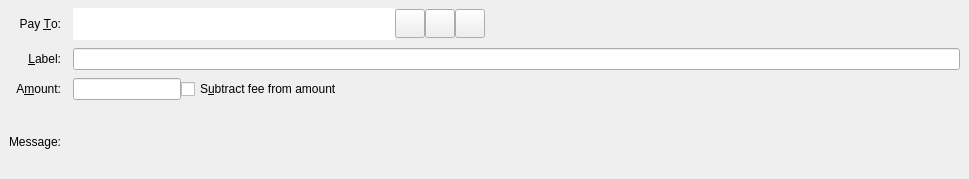
<?xml version="1.0" encoding="UTF-8"?>
<ui version="4.0">
 <class>SendCoinsEntry</class>
 <widget class="QStackedWidget" name="SendCoinsEntry">
  <property name="geometry">
   <rect>
    <x>0</x>
    <y>0</y>
    <width>969</width>
    <height>179</height>
   </rect>
  </property>
  <property name="focusPolicy">
   <enum>Qt::TabFocus</enum>
  </property>
  <property name="autoFillBackground">
   <bool>false</bool>
  </property>
  <property name="styleSheet">
   <string notr="true"/>
  </property>
  <widget class="QFrame" name="SendCoins">
   <property name="toolTip">
    <string>This is a normal payment.</string>
   </property>
   <property name="frameShape">
    <enum>QFrame::NoFrame</enum>
   </property>
   <layout class="QGridLayout" name="gridLayout">
    <property name="topMargin">
     <number>8</number>
    </property>
    <property name="bottomMargin">
     <number>4</number>
    </property>
    <property name="horizontalSpacing">
     <number>12</number>
    </property>
    <property name="verticalSpacing">
     <number>8</number>
    </property>
    <item row="2" column="1">
     <layout class="QHBoxLayout" name="horizontalLayoutAmount" stretch="0,1">
      <item>
       <widget class="BitcoinAmountField" name="payAmount"/>
      </item>
      <item>
       <widget class="QCheckBox" name="checkboxSubtractFeeFromAmount">
        <property name="toolTip">
         <string>The fee will be deducted from the amount being sent. The recipient will receive a lower amount of ZeroOne than you enter in the amount field. If multiple recipients are selected, the fee is split equally.</string>
        </property>
        <property name="text">
         <string>S&amp;ubtract fee from amount</string>
        </property>
       </widget>
      </item>
     </layout>
    </item>
    <item row="3" column="0">
     <widget class="QLabel" name="messageLabel">
      <property name="text">
       <string>Message:</string>
      </property>
      <property name="alignment">
       <set>Qt::AlignRight|Qt::AlignTrailing|Qt::AlignVCenter</set>
      </property>
     </widget>
    </item>
    <item row="3" column="1">
     <widget class="QLabel" name="messageTextLabel">
      <property name="toolTip">
       <string>A message that was attached to the zeroone: URI which will be stored with the transaction for your reference. Note: This message will not be sent over the ZeroOne network.</string>
      </property>
      <property name="textFormat">
       <enum>Qt::PlainText</enum>
      </property>
     </widget>
    </item>
    <item row="0" column="0">
     <widget class="QLabel" name="payToLabel">
      <property name="text">
       <string>Pay &amp;To:</string>
      </property>
      <property name="alignment">
       <set>Qt::AlignRight|Qt::AlignTrailing|Qt::AlignVCenter</set>
      </property>
      <property name="buddy">
       <cstring>payTo</cstring>
      </property>
     </widget>
    </item>
    <item row="2" column="0">
     <widget class="QLabel" name="amountLabel">
      <property name="text">
       <string>A&amp;mount:</string>
      </property>
      <property name="alignment">
       <set>Qt::AlignRight|Qt::AlignTrailing|Qt::AlignVCenter</set>
      </property>
      <property name="buddy">
       <cstring>payAmount</cstring>
      </property>
     </widget>
    </item>
    <item row="1" column="1">
     <widget class="QLineEdit" name="addAsLabel">
      <property name="toolTip">
       <string>Enter a label for this address to add it to the list of used addresses</string>
      </property>
     </widget>
    </item>
    <item row="0" column="1">
     <layout class="QHBoxLayout" name="payToLayout">
      <property name="spacing">
       <number>0</number>
      </property>
      <item>
       <widget class="QValidatedLineEdit" name="payTo">
        <property name="sizePolicy">
         <sizepolicy hsizetype="Fixed" vsizetype="Fixed">
          <horstretch>0</horstretch>
          <verstretch>0</verstretch>
         </sizepolicy>
        </property>
        <property name="minimumSize">
         <size>
          <width>322</width>
          <height>32</height>
         </size>
        </property>
        <property name="toolTip">
         <string>The ZeroOne address to send the payment to</string>
        </property>
        <property name="frame">
         <bool>false</bool>
        </property>
       </widget>
      </item>
      <item>
       <widget class="QToolButton" name="addressBookButton">
        <property name="sizePolicy">
         <sizepolicy hsizetype="Fixed" vsizetype="Fixed">
          <horstretch>0</horstretch>
          <verstretch>0</verstretch>
         </sizepolicy>
        </property>
        <property name="toolTip">
         <string>Choose previously used address</string>
        </property>
        <property name="text">
         <string/>
        </property>
        <property name="iconSize">
         <size>
          <width>22</width>
          <height>22</height>
         </size>
        </property>
        <property name="shortcut">
         <string>Alt+A</string>
        </property>
       </widget>
      </item>
      <item>
       <widget class="QToolButton" name="pasteButton">
        <property name="sizePolicy">
         <sizepolicy hsizetype="Fixed" vsizetype="Fixed">
          <horstretch>0</horstretch>
          <verstretch>0</verstretch>
         </sizepolicy>
        </property>
        <property name="toolTip">
         <string>Paste address from clipboard</string>
        </property>
        <property name="text">
         <string/>
        </property>
        <property name="iconSize">
         <size>
          <width>22</width>
          <height>22</height>
         </size>
        </property>
        <property name="shortcut">
         <string>Alt+P</string>
        </property>
       </widget>
      </item>
      <item>
       <widget class="QToolButton" name="deleteButton">
        <property name="sizePolicy">
         <sizepolicy hsizetype="Fixed" vsizetype="Fixed">
          <horstretch>0</horstretch>
          <verstretch>0</verstretch>
         </sizepolicy>
        </property>
        <property name="toolTip">
         <string>Remove this entry</string>
        </property>
        <property name="text">
         <string/>
        </property>
        <property name="iconSize">
         <size>
          <width>22</width>
          <height>22</height>
         </size>
        </property>
       </widget>
      </item>
      <item>
       <spacer name="horizontalSpacer">
        <property name="orientation">
         <enum>Qt::Horizontal</enum>
        </property>
        <property name="sizeType">
         <enum>QSizePolicy::Expanding</enum>
        </property>
        <property name="sizeHint" stdset="0">
         <size>
          <width>40</width>
          <height>20</height>
         </size>
        </property>
       </spacer>
      </item>
     </layout>
    </item>
    <item row="1" column="0">
     <widget class="QLabel" name="labellLabel">
      <property name="text">
       <string>&amp;Label:</string>
      </property>
      <property name="alignment">
       <set>Qt::AlignRight|Qt::AlignTrailing|Qt::AlignVCenter</set>
      </property>
      <property name="buddy">
       <cstring>addAsLabel</cstring>
      </property>
     </widget>
    </item>
   </layout>
  </widget>
  <widget class="QFrame" name="SendCoins_UnauthenticatedPaymentRequest">
   <property name="palette">
    <palette>
     <active>
      <colorrole role="WindowText">
       <brush brushstyle="SolidPattern">
        <color alpha="255">
         <red>0</red>
         <green>0</green>
         <blue>0</blue>
        </color>
       </brush>
      </colorrole>
      <colorrole role="Button">
       <brush brushstyle="SolidPattern">
        <color alpha="255">
         <red>6</red>
         <green>2</green>
         <blue>56</blue>
        </color>
       </brush>
      </colorrole>
      <colorrole role="Light">
       <brush brushstyle="SolidPattern">
        <color alpha="255">
         <red>255</red>
         <green>255</green>
         <blue>255</blue>
        </color>
       </brush>
      </colorrole>
      <colorrole role="Midlight">
       <brush brushstyle="SolidPattern">
        <color alpha="255">
         <red>255</red>
         <green>255</green>
         <blue>191</blue>
        </color>
       </brush>
      </colorrole>
      <colorrole role="Dark">
       <brush brushstyle="SolidPattern">
        <color alpha="255">
         <red>127</red>
         <green>127</green>
         <blue>63</blue>
        </color>
       </brush>
      </colorrole>
      <colorrole role="Mid">
       <brush brushstyle="SolidPattern">
        <color alpha="255">
         <red>170</red>
         <green>170</green>
         <blue>84</blue>
        </color>
       </brush>
      </colorrole>
      <colorrole role="Text">
       <brush brushstyle="SolidPattern">
        <color alpha="255">
         <red>0</red>
         <green>0</green>
         <blue>0</blue>
        </color>
       </brush>
      </colorrole>
      <colorrole role="BrightText">
       <brush brushstyle="SolidPattern">
        <color alpha="255">
         <red>255</red>
         <green>255</green>
         <blue>255</blue>
        </color>
       </brush>
      </colorrole>
      <colorrole role="ButtonText">
       <brush brushstyle="SolidPattern">
        <color alpha="255">
         <red>0</red>
         <green>0</green>
         <blue>0</blue>
        </color>
       </brush>
      </colorrole>
      <colorrole role="Base">
       <brush brushstyle="SolidPattern">
        <color alpha="255">
         <red>6</red>
         <green>2</green>
         <blue>56</blue>
        </color>
       </brush>
      </colorrole>
      <colorrole role="Window">
       <brush brushstyle="SolidPattern">
        <color alpha="255">
         <red>6</red>
         <green>2</green>
         <blue>56</blue>
        </color>
       </brush>
      </colorrole>
      <colorrole role="Shadow">
       <brush brushstyle="SolidPattern">
        <color alpha="255">
         <red>0</red>
         <green>0</green>
         <blue>0</blue>
        </color>
       </brush>
      </colorrole>
      <colorrole role="AlternateBase">
       <brush brushstyle="SolidPattern">
        <color alpha="255">
         <red>255</red>
         <green>255</green>
         <blue>191</blue>
        </color>
       </brush>
      </colorrole>
      <colorrole role="ToolTipBase">
       <brush brushstyle="SolidPattern">
        <color alpha="255">
         <red>255</red>
         <green>255</green>
         <blue>220</blue>
        </color>
       </brush>
      </colorrole>
      <colorrole role="ToolTipText">
       <brush brushstyle="SolidPattern">
        <color alpha="255">
         <red>0</red>
         <green>0</green>
         <blue>0</blue>
        </color>
       </brush>
      </colorrole>
     </active>
     <inactive>
      <colorrole role="WindowText">
       <brush brushstyle="SolidPattern">
        <color alpha="255">
         <red>0</red>
         <green>0</green>
         <blue>0</blue>
        </color>
       </brush>
      </colorrole>
      <colorrole role="Button">
       <brush brushstyle="SolidPattern">
        <color alpha="255">
         <red>6</red>
         <green>2</green>
         <blue>56</blue>
        </color>
       </brush>
      </colorrole>
      <colorrole role="Light">
       <brush brushstyle="SolidPattern">
        <color alpha="255">
         <red>255</red>
         <green>255</green>
         <blue>255</blue>
        </color>
       </brush>
      </colorrole>
      <colorrole role="Midlight">
       <brush brushstyle="SolidPattern">
        <color alpha="255">
         <red>255</red>
         <green>255</green>
         <blue>191</blue>
        </color>
       </brush>
      </colorrole>
      <colorrole role="Dark">
       <brush brushstyle="SolidPattern">
        <color alpha="255">
         <red>127</red>
         <green>127</green>
         <blue>63</blue>
        </color>
       </brush>
      </colorrole>
      <colorrole role="Mid">
       <brush brushstyle="SolidPattern">
        <color alpha="255">
         <red>170</red>
         <green>170</green>
         <blue>84</blue>
        </color>
       </brush>
      </colorrole>
      <colorrole role="Text">
       <brush brushstyle="SolidPattern">
        <color alpha="255">
         <red>0</red>
         <green>0</green>
         <blue>0</blue>
        </color>
       </brush>
      </colorrole>
      <colorrole role="BrightText">
       <brush brushstyle="SolidPattern">
        <color alpha="255">
         <red>255</red>
         <green>255</green>
         <blue>255</blue>
        </color>
       </brush>
      </colorrole>
      <colorrole role="ButtonText">
       <brush brushstyle="SolidPattern">
        <color alpha="255">
         <red>0</red>
         <green>0</green>
         <blue>0</blue>
        </color>
       </brush>
      </colorrole>
      <colorrole role="Base">
       <brush brushstyle="SolidPattern">
        <color alpha="255">
         <red>6</red>
         <green>2</green>
         <blue>56</blue>
        </color>
       </brush>
      </colorrole>
      <colorrole role="Window">
       <brush brushstyle="SolidPattern">
        <color alpha="255">
         <red>6</red>
         <green>2</green>
         <blue>56</blue>
        </color>
       </brush>
      </colorrole>
      <colorrole role="Shadow">
       <brush brushstyle="SolidPattern">
        <color alpha="255">
         <red>0</red>
         <green>0</green>
         <blue>0</blue>
        </color>
       </brush>
      </colorrole>
      <colorrole role="AlternateBase">
       <brush brushstyle="SolidPattern">
        <color alpha="255">
         <red>255</red>
         <green>255</green>
         <blue>191</blue>
        </color>
       </brush>
      </colorrole>
      <colorrole role="ToolTipBase">
       <brush brushstyle="SolidPattern">
        <color alpha="255">
         <red>255</red>
         <green>255</green>
         <blue>220</blue>
        </color>
       </brush>
      </colorrole>
      <colorrole role="ToolTipText">
       <brush brushstyle="SolidPattern">
        <color alpha="255">
         <red>0</red>
         <green>0</green>
         <blue>0</blue>
        </color>
       </brush>
      </colorrole>
     </inactive>
     <disabled>
      <colorrole role="WindowText">
       <brush brushstyle="SolidPattern">
        <color alpha="255">
         <red>127</red>
         <green>127</green>
         <blue>63</blue>
        </color>
       </brush>
      </colorrole>
      <colorrole role="Button">
       <brush brushstyle="SolidPattern">
        <color alpha="255">
         <red>6</red>
         <green>2</green>
         <blue>56</blue>
        </color>
       </brush>
      </colorrole>
      <colorrole role="Light">
       <brush brushstyle="SolidPattern">
        <color alpha="255">
         <red>255</red>
         <green>255</green>
         <blue>255</blue>
        </color>
       </brush>
      </colorrole>
      <colorrole role="Midlight">
       <brush brushstyle="SolidPattern">
        <color alpha="255">
         <red>255</red>
         <green>255</green>
         <blue>191</blue>
        </color>
       </brush>
      </colorrole>
      <colorrole role="Dark">
       <brush brushstyle="SolidPattern">
        <color alpha="255">
         <red>127</red>
         <green>127</green>
         <blue>63</blue>
        </color>
       </brush>
      </colorrole>
      <colorrole role="Mid">
       <brush brushstyle="SolidPattern">
        <color alpha="255">
         <red>170</red>
         <green>170</green>
         <blue>84</blue>
        </color>
       </brush>
      </colorrole>
      <colorrole role="Text">
       <brush brushstyle="SolidPattern">
        <color alpha="255">
         <red>127</red>
         <green>127</green>
         <blue>63</blue>
        </color>
       </brush>
      </colorrole>
      <colorrole role="BrightText">
       <brush brushstyle="SolidPattern">
        <color alpha="255">
         <red>255</red>
         <green>255</green>
         <blue>255</blue>
        </color>
       </brush>
      </colorrole>
      <colorrole role="ButtonText">
       <brush brushstyle="SolidPattern">
        <color alpha="255">
         <red>127</red>
         <green>127</green>
         <blue>63</blue>
        </color>
       </brush>
      </colorrole>
      <colorrole role="Base">
       <brush brushstyle="SolidPattern">
        <color alpha="255">
         <red>6</red>
         <green>2</green>
         <blue>56</blue>
        </color>
       </brush>
      </colorrole>
      <colorrole role="Window">
       <brush brushstyle="SolidPattern">
        <color alpha="255">
         <red>6</red>
         <green>2</green>
         <blue>56</blue>
        </color>
       </brush>
      </colorrole>
      <colorrole role="Shadow">
       <brush brushstyle="SolidPattern">
        <color alpha="255">
         <red>0</red>
         <green>0</green>
         <blue>0</blue>
        </color>
       </brush>
      </colorrole>
      <colorrole role="AlternateBase">
       <brush brushstyle="SolidPattern">
        <color alpha="255">
         <red>255</red>
         <green>255</green>
         <blue>127</blue>
        </color>
       </brush>
      </colorrole>
      <colorrole role="ToolTipBase">
       <brush brushstyle="SolidPattern">
        <color alpha="255">
         <red>255</red>
         <green>255</green>
         <blue>220</blue>
        </color>
       </brush>
      </colorrole>
      <colorrole role="ToolTipText">
       <brush brushstyle="SolidPattern">
        <color alpha="255">
         <red>0</red>
         <green>0</green>
         <blue>0</blue>
        </color>
       </brush>
      </colorrole>
     </disabled>
    </palette>
   </property>
   <property name="toolTip">
    <string>This is an unauthenticated payment request.</string>
   </property>
   <property name="autoFillBackground">
    <bool>false</bool>
   </property>
   <property name="frameShape">
    <enum>QFrame::NoFrame</enum>
   </property>
   <layout class="QGridLayout" name="gridLayout_is">
    <property name="spacing">
     <number>12</number>
    </property>
    <item row="0" column="0">
     <widget class="QLabel" name="payToLabel_is">
      <property name="text">
       <string>Pay To:</string>
      </property>
      <property name="alignment">
       <set>Qt::AlignRight|Qt::AlignTrailing|Qt::AlignVCenter</set>
      </property>
     </widget>
    </item>
    <item row="0" column="1">
     <layout class="QHBoxLayout" name="payToLayout_is">
      <property name="spacing">
       <number>0</number>
      </property>
      <item>
       <widget class="QLabel" name="payTo_is"/>
      </item>
      <item>
       <widget class="QToolButton" name="deleteButton_is">
        <property name="toolTip">
         <string>Remove this entry</string>
        </property>
        <property name="text">
         <string/>
        </property>
       </widget>
      </item>
     </layout>
    </item>
    <item row="1" column="0">
     <widget class="QLabel" name="memoLabel_is">
      <property name="text">
       <string>Memo:</string>
      </property>
      <property name="alignment">
       <set>Qt::AlignRight|Qt::AlignTrailing|Qt::AlignVCenter</set>
      </property>
     </widget>
    </item>
    <item row="1" column="1">
     <widget class="QLabel" name="memoTextLabel_is">
      <property name="textFormat">
       <enum>Qt::PlainText</enum>
      </property>
     </widget>
    </item>
    <item row="2" column="0">
     <widget class="QLabel" name="amountLabel_is">
      <property name="text">
       <string>A&amp;mount:</string>
      </property>
      <property name="alignment">
       <set>Qt::AlignRight|Qt::AlignTrailing|Qt::AlignVCenter</set>
      </property>
      <property name="buddy">
       <cstring>payAmount_is</cstring>
      </property>
     </widget>
    </item>
    <item row="2" column="1">
     <widget class="BitcoinAmountField" name="payAmount_is">
      <property name="acceptDrops">
       <bool>false</bool>
      </property>
     </widget>
    </item>
   </layout>
  </widget>
  <widget class="QFrame" name="SendCoins_AuthenticatedPaymentRequest">
   <property name="palette">
    <palette>
     <active>
      <colorrole role="WindowText">
       <brush brushstyle="SolidPattern">
        <color alpha="255">
         <red>0</red>
         <green>0</green>
         <blue>0</blue>
        </color>
       </brush>
      </colorrole>
      <colorrole role="Button">
       <brush brushstyle="SolidPattern">
        <color alpha="255">
         <red>6</red>
         <green>2</green>
         <blue>56</blue>
        </color>
       </brush>
      </colorrole>
      <colorrole role="Light">
       <brush brushstyle="SolidPattern">
        <color alpha="255">
         <red>230</red>
         <green>255</green>
         <blue>224</blue>
        </color>
       </brush>
      </colorrole>
      <colorrole role="Midlight">
       <brush brushstyle="SolidPattern">
        <color alpha="255">
         <red>185</red>
         <green>243</green>
         <blue>171</blue>
        </color>
       </brush>
      </colorrole>
      <colorrole role="Dark">
       <brush brushstyle="SolidPattern">
        <color alpha="255">
         <red>70</red>
         <green>116</green>
         <blue>59</blue>
        </color>
       </brush>
      </colorrole>
      <colorrole role="Mid">
       <brush brushstyle="SolidPattern">
        <color alpha="255">
         <red>93</red>
         <green>155</green>
         <blue>79</blue>
        </color>
       </brush>
      </colorrole>
      <colorrole role="Text">
       <brush brushstyle="SolidPattern">
        <color alpha="255">
         <red>0</red>
         <green>0</green>
         <blue>0</blue>
        </color>
       </brush>
      </colorrole>
      <colorrole role="BrightText">
       <brush brushstyle="SolidPattern">
        <color alpha="255">
         <red>155</red>
         <green>255</green>
         <blue>147</blue>
        </color>
       </brush>
      </colorrole>
      <colorrole role="ButtonText">
       <brush brushstyle="SolidPattern">
        <color alpha="255">
         <red>0</red>
         <green>0</green>
         <blue>0</blue>
        </color>
       </brush>
      </colorrole>
      <colorrole role="Base">
       <brush brushstyle="SolidPattern">
        <color alpha="255">
         <red>6</red>
         <green>2</green>
         <blue>56</blue>
        </color>
       </brush>
      </colorrole>
      <colorrole role="Window">
       <brush brushstyle="SolidPattern">
        <color alpha="255">
         <red>6</red>
         <green>2</green>
         <blue>56</blue>
        </color>
       </brush>
      </colorrole>
      <colorrole role="Shadow">
       <brush brushstyle="SolidPattern">
        <color alpha="255">
         <red>0</red>
         <green>0</green>
         <blue>0</blue>
        </color>
       </brush>
      </colorrole>
      <colorrole role="AlternateBase">
       <brush brushstyle="SolidPattern">
        <color alpha="255">
         <red>197</red>
         <green>243</green>
         <blue>187</blue>
        </color>
       </brush>
      </colorrole>
      <colorrole role="NoRole">
       <brush brushstyle="SolidPattern">
        <color alpha="255">
         <red>125</red>
         <green>194</green>
         <blue>122</blue>
        </color>
       </brush>
      </colorrole>
      <colorrole role="ToolTipBase">
       <brush brushstyle="SolidPattern">
        <color alpha="255">
         <red>255</red>
         <green>255</green>
         <blue>220</blue>
        </color>
       </brush>
      </colorrole>
      <colorrole role="ToolTipText">
       <brush brushstyle="SolidPattern">
        <color alpha="255">
         <red>0</red>
         <green>0</green>
         <blue>0</blue>
        </color>
       </brush>
      </colorrole>
     </active>
     <inactive>
      <colorrole role="WindowText">
       <brush brushstyle="SolidPattern">
        <color alpha="255">
         <red>0</red>
         <green>0</green>
         <blue>0</blue>
        </color>
       </brush>
      </colorrole>
      <colorrole role="Button">
       <brush brushstyle="SolidPattern">
        <color alpha="255">
         <red>6</red>
         <green>2</green>
         <blue>56</blue>
        </color>
       </brush>
      </colorrole>
      <colorrole role="Light">
       <brush brushstyle="SolidPattern">
        <color alpha="255">
         <red>230</red>
         <green>255</green>
         <blue>224</blue>
        </color>
       </brush>
      </colorrole>
      <colorrole role="Midlight">
       <brush brushstyle="SolidPattern">
        <color alpha="255">
         <red>185</red>
         <green>243</green>
         <blue>171</blue>
        </color>
       </brush>
      </colorrole>
      <colorrole role="Dark">
       <brush brushstyle="SolidPattern">
        <color alpha="255">
         <red>70</red>
         <green>116</green>
         <blue>59</blue>
        </color>
       </brush>
      </colorrole>
      <colorrole role="Mid">
       <brush brushstyle="SolidPattern">
        <color alpha="255">
         <red>93</red>
         <green>155</green>
         <blue>79</blue>
        </color>
       </brush>
      </colorrole>
      <colorrole role="Text">
       <brush brushstyle="SolidPattern">
        <color alpha="255">
         <red>0</red>
         <green>0</green>
         <blue>0</blue>
        </color>
       </brush>
      </colorrole>
      <colorrole role="BrightText">
       <brush brushstyle="SolidPattern">
        <color alpha="255">
         <red>155</red>
         <green>255</green>
         <blue>147</blue>
        </color>
       </brush>
      </colorrole>
      <colorrole role="ButtonText">
       <brush brushstyle="SolidPattern">
        <color alpha="255">
         <red>0</red>
         <green>0</green>
         <blue>0</blue>
        </color>
       </brush>
      </colorrole>
      <colorrole role="Base">
       <brush brushstyle="SolidPattern">
        <color alpha="255">
         <red>6</red>
         <green>2</green>
         <blue>56</blue>
        </color>
       </brush>
      </colorrole>
      <colorrole role="Window">
       <brush brushstyle="SolidPattern">
        <color alpha="255">
         <red>6</red>
         <green>2</green>
         <blue>56</blue>
        </color>
       </brush>
      </colorrole>
      <colorrole role="Shadow">
       <brush brushstyle="SolidPattern">
        <color alpha="255">
         <red>0</red>
         <green>0</green>
         <blue>0</blue>
        </color>
       </brush>
      </colorrole>
      <colorrole role="AlternateBase">
       <brush brushstyle="SolidPattern">
        <color alpha="255">
         <red>197</red>
         <green>243</green>
         <blue>187</blue>
        </color>
       </brush>
      </colorrole>
      <colorrole role="NoRole">
       <brush brushstyle="SolidPattern">
        <color alpha="255">
         <red>125</red>
         <green>194</green>
         <blue>122</blue>
        </color>
       </brush>
      </colorrole>
      <colorrole role="ToolTipBase">
       <brush brushstyle="SolidPattern">
        <color alpha="255">
         <red>255</red>
         <green>255</green>
         <blue>220</blue>
        </color>
       </brush>
      </colorrole>
      <colorrole role="ToolTipText">
       <brush brushstyle="SolidPattern">
        <color alpha="255">
         <red>0</red>
         <green>0</green>
         <blue>0</blue>
        </color>
       </brush>
      </colorrole>
     </inactive>
     <disabled>
      <colorrole role="WindowText">
       <brush brushstyle="SolidPattern">
        <color alpha="255">
         <red>70</red>
         <green>116</green>
         <blue>59</blue>
        </color>
       </brush>
      </colorrole>
      <colorrole role="Button">
       <brush brushstyle="SolidPattern">
        <color alpha="255">
         <red>6</red>
         <green>2</green>
         <blue>56</blue>
        </color>
       </brush>
      </colorrole>
      <colorrole role="Light">
       <brush brushstyle="SolidPattern">
        <color alpha="255">
         <red>230</red>
         <green>255</green>
         <blue>224</blue>
        </color>
       </brush>
      </colorrole>
      <colorrole role="Midlight">
       <brush brushstyle="SolidPattern">
        <color alpha="255">
         <red>185</red>
         <green>243</green>
         <blue>171</blue>
        </color>
       </brush>
      </colorrole>
      <colorrole role="Dark">
       <brush brushstyle="SolidPattern">
        <color alpha="255">
         <red>70</red>
         <green>116</green>
         <blue>59</blue>
        </color>
       </brush>
      </colorrole>
      <colorrole role="Mid">
       <brush brushstyle="SolidPattern">
        <color alpha="255">
         <red>93</red>
         <green>155</green>
         <blue>79</blue>
        </color>
       </brush>
      </colorrole>
      <colorrole role="Text">
       <brush brushstyle="SolidPattern">
        <color alpha="255">
         <red>70</red>
         <green>116</green>
         <blue>59</blue>
        </color>
       </brush>
      </colorrole>
      <colorrole role="BrightText">
       <brush brushstyle="SolidPattern">
        <color alpha="255">
         <red>155</red>
         <green>255</green>
         <blue>147</blue>
        </color>
       </brush>
      </colorrole>
      <colorrole role="ButtonText">
       <brush brushstyle="SolidPattern">
        <color alpha="255">
         <red>70</red>
         <green>116</green>
         <blue>59</blue>
        </color>
       </brush>
      </colorrole>
      <colorrole role="Base">
       <brush brushstyle="SolidPattern">
        <color alpha="255">
         <red>6</red>
         <green>2</green>
         <blue>56</blue>
        </color>
       </brush>
      </colorrole>
      <colorrole role="Window">
       <brush brushstyle="SolidPattern">
        <color alpha="255">
         <red>6</red>
         <green>2</green>
         <blue>56</blue>
        </color>
       </brush>
      </colorrole>
      <colorrole role="Shadow">
       <brush brushstyle="SolidPattern">
        <color alpha="255">
         <red>0</red>
         <green>0</green>
         <blue>0</blue>
        </color>
       </brush>
      </colorrole>
      <colorrole role="AlternateBase">
       <brush brushstyle="SolidPattern">
        <color alpha="255">
         <red>140</red>
         <green>232</green>
         <blue>119</blue>
        </color>
       </brush>
      </colorrole>
      <colorrole role="NoRole">
       <brush brushstyle="SolidPattern">
        <color alpha="255">
         <red>125</red>
         <green>194</green>
         <blue>122</blue>
        </color>
       </brush>
      </colorrole>
      <colorrole role="ToolTipBase">
       <brush brushstyle="SolidPattern">
        <color alpha="255">
         <red>255</red>
         <green>255</green>
         <blue>220</blue>
        </color>
       </brush>
      </colorrole>
      <colorrole role="ToolTipText">
       <brush brushstyle="SolidPattern">
        <color alpha="255">
         <red>0</red>
         <green>0</green>
         <blue>0</blue>
        </color>
       </brush>
      </colorrole>
     </disabled>
    </palette>
   </property>
   <property name="toolTip">
    <string>This is an authenticated payment request.</string>
   </property>
   <property name="autoFillBackground">
    <bool>false</bool>
   </property>
   <property name="frameShape">
    <enum>QFrame::NoFrame</enum>
   </property>
   <layout class="QGridLayout" name="gridLayout_s">
    <property name="spacing">
     <number>12</number>
    </property>
    <item row="0" column="0">
     <widget class="QLabel" name="payToLabel_s">
      <property name="text">
       <string>Pay To:</string>
      </property>
      <property name="alignment">
       <set>Qt::AlignRight|Qt::AlignTrailing|Qt::AlignVCenter</set>
      </property>
     </widget>
    </item>
    <item row="0" column="1">
     <layout class="QHBoxLayout" name="payToLayout_s">
      <property name="spacing">
       <number>0</number>
      </property>
      <item>
       <widget class="QLabel" name="payTo_s">
        <property name="textFormat">
         <enum>Qt::PlainText</enum>
        </property>
       </widget>
      </item>
      <item>
       <widget class="QToolButton" name="deleteButton_s">
        <property name="toolTip">
         <string>Remove this entry</string>
        </property>
        <property name="text">
         <string/>
        </property>
       </widget>
      </item>
     </layout>
    </item>
    <item row="1" column="0">
     <widget class="QLabel" name="memoLabel_s">
      <property name="text">
       <string>Memo:</string>
      </property>
      <property name="alignment">
       <set>Qt::AlignRight|Qt::AlignTrailing|Qt::AlignVCenter</set>
      </property>
     </widget>
    </item>
    <item row="1" column="1">
     <widget class="QLabel" name="memoTextLabel_s">
      <property name="textFormat">
       <enum>Qt::PlainText</enum>
      </property>
     </widget>
    </item>
    <item row="2" column="0">
     <widget class="QLabel" name="amountLabel_s">
      <property name="text">
       <string>A&amp;mount:</string>
      </property>
      <property name="alignment">
       <set>Qt::AlignRight|Qt::AlignTrailing|Qt::AlignVCenter</set>
      </property>
      <property name="buddy">
       <cstring>payAmount_s</cstring>
      </property>
     </widget>
    </item>
    <item row="2" column="1">
     <widget class="BitcoinAmountField" name="payAmount_s">
      <property name="acceptDrops">
       <bool>false</bool>
      </property>
     </widget>
    </item>
   </layout>
  </widget>
 </widget>
 <customwidgets>
  <customwidget>
   <class>QValidatedLineEdit</class>
   <extends>QLineEdit</extends>
   <header>qvalidatedlineedit.h</header>
  </customwidget>
  <customwidget>
   <class>BitcoinAmountField</class>
   <extends>QLineEdit</extends>
   <header>bitcoinamountfield.h</header>
   <container>1</container>
  </customwidget>
 </customwidgets>
 <tabstops>
  <tabstop>payTo</tabstop>
  <tabstop>addressBookButton</tabstop>
  <tabstop>pasteButton</tabstop>
  <tabstop>deleteButton</tabstop>
  <tabstop>addAsLabel</tabstop>
  <tabstop>payAmount</tabstop>
  <tabstop>payAmount_is</tabstop>
  <tabstop>deleteButton_is</tabstop>
  <tabstop>payAmount_s</tabstop>
  <tabstop>deleteButton_s</tabstop>
 </tabstops>
 <resources>
  <include location="../zeroone.qrc"/>
 </resources>
 <connections/>
</ui>
